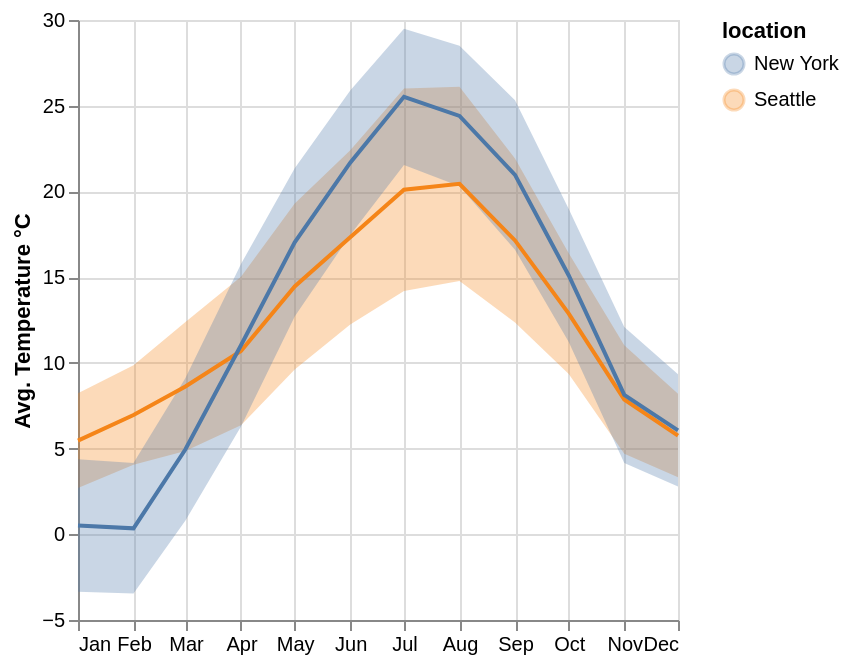

The notebook cell saved with this chart:
### Markdown cell above
We’d now like to combine these charts by layering the midpoint lines over the range areas. Using the syntax *chart1 + chart2*, we can specify that we want a new layered chart in which chart1 is the first layer and chart2 is a second layer drawn on top:

### Code cell
tempMinMax = alt.Chart(weather).mark_area(opacity=0.3).encode(
  alt.X('month(date):T', title=None, axis=alt.Axis(format='%b')),
  alt.Y('average(temp_max):Q', title='Avg. Temperature °C'), # Anpassung der Achsenbeschriftung
  alt.Y2('average(temp_min):Q'),
  alt.Color('location:N')
)

tempMid = alt.Chart(weather).mark_line().transform_calculate(
  temp_mid='(+datum.temp_min + +datum.temp_max) / 2'
).encode(
  alt.X('month(date):T'),
  alt.Y('average(temp_mid):Q'),
  alt.Color('location:N')
)

tempMinMax + tempMid

### Figure 1 — Vega specification as saved in the notebook (floating-point values rounded to 4 significant figures)
{"$schema": "https://vega.github.io/schema/vega/v6.json", "data": [{"name": "source_0"}, {"name": "data_0", "values": [{"month_date": "2012-01-01T00:00:00.000", "location": "Seattle", "average_temp_max": 8.229, "average_temp_min": 2.697}, {"month_date": "2012-02-01T00:00:00.000", "location": "Seattle", "average_temp_max": 9.86, "average_temp_min": 4.055}, {"month_date": "2012-03-01T00:00:00.000", "location": "Seattle", "average_temp_max": 12.39, "average_temp_min": 4.859}, {"month_date": "2012-04-01T00:00:00.000", "location": "Seattle", "average_temp_max": 15.02, "average_temp_min": 6.362}, {"month_date": "2012-05-01T00:00:00.000", "location": "Seattle", "average_temp_max": 19.3, "average_temp_min": 9.615}, {"month_date": "2012-06-01T00:00:00.000", "location": "Seattle", "average_temp_max": 22.4, "average_temp_min": 12.24}, {"month_date": "2012-07-01T00:00:00.000", "location": "Seattle", "average_temp_max": 26.0, "average_temp_min": 14.2}, {"month_date": "2012-08-01T00:00:00.000", "location": "Seattle", "average_temp_max": 26.11, "average_temp_min": 14.77}, {"month_date": "2012-09-01T00:00:00.000", "location": "Seattle", "average_temp_max": 21.92, "average_temp_min": 12.36}, {"month_date": "2012-10-01T00:00:00.000", "location": "Seattle", "average_temp_max": 16.39, "average_temp_min": 9.351}, {"month_date": "2012-11-01T00:00:00.000", "location": "Seattle", "average_temp_max": 11.02, "average_temp_min": 4.702}, {"month_date": "2012-12-01T00:00:00.000", "location": "Seattle", "average_temp_max": 8.194, "average_temp_min": 3.325}, {"month_date": "2012-01-01T00:00:00.000", "location": "New York", "average_temp_max": 4.376, "average_temp_min": -3.352}, {"month_date": "2012-02-01T00:00:00.000", "location": "New York", "average_temp_max": 4.153, "average_temp_min": -3.461}, {"month_date": "2012-03-01T00:00:00.000", "location": "New York", "average_temp_max": 9.12, "average_temp_min": 0.8024}, {"month_date": "2012-04-01T00:00:00.000", "location": "New York", "average_temp_max": 15.76, "average_temp_min": 6.287}, {"month_date": "2012-05-01T00:00:00.000", "location": "New York", "average_temp_max": 21.36, "average_temp_min": 12.71}, {"month_date": "2012-06-01T00:00:00.000", "location": "New York", "average_temp_max": 25.89, "average_temp_min": 17.47}, {"month_date": "2012-07-01T00:00:00.000", "location": "New York", "average_temp_max": 29.5, "average_temp_min": 21.54}, {"month_date": "2012-08-01T00:00:00.000", "location": "New York", "average_temp_max": 28.5, "average_temp_min": 20.3}, {"month_date": "2012-09-01T00:00:00.000", "location": "New York", "average_temp_max": 25.32, "average_temp_min": 16.6}, {"month_date": "2012-10-01T00:00:00.000", "location": "New York", "average_temp_max": 18.98, "average_temp_min": 11.21}, {"month_date": "2012-11-01T00:00:00.000", "location": "New York", "average_temp_max": 12.1, "average_temp_min": 4.158}, {"month_date": "2012-12-01T00:00:00.000", "location": "New York", "average_temp_max": 9.331, "average_temp_min": 2.784}], "transform": [{"type": "formula", "expr": "toDate(datum['month_date'])", "as": "month_date"}]}, {"name": "data_1", "values": [{"month_date": "2012-01-01T00:00:00.000", "location": "Seattle", "average_temp_mid": 5.463}, {"month_date": "2012-02-01T00:00:00.000", "location": "Seattle", "average_temp_mid": 6.958}, {"month_date": "2012-03-01T00:00:00.000", "location": "Seattle", "average_temp_mid": 8.623}, {"month_date": "2012-04-01T00:00:00.000", "location": "Seattle", "average_temp_mid": 10.69}, {"month_date": "2012-05-01T00:00:00.000", "location": "Seattle", "average_temp_mid": 14.46}, {"month_date": "2012-06-01T00:00:00.000", "location": "Seattle", "average_temp_mid": 17.32}, {"month_date": "2012-07-01T00:00:00.000", "location": "Seattle", "average_temp_mid": 20.1}, {"month_date": "2012-08-01T00:00:00.000", "location": "Seattle", "average_temp_mid": 20.44}, {"month_date": "2012-09-01T00:00:00.000", "location": "Seattle", "average_temp_mid": 17.14}, {"month_date": "2012-10-01T00:00:00.000", "location": "Seattle", "average_temp_mid": 12.87}, {"month_date": "2012-11-01T00:00:00.000", "location": "Seattle", "average_temp_mid": 7.862}, {"month_date": "2012-12-01T00:00:00.000", "location": "Seattle", "average_temp_mid": 5.76}, {"month_date": "2012-01-01T00:00:00.000", "location": "New York", "average_temp_mid": 0.5117}, {"month_date": "2012-02-01T00:00:00.000", "location": "New York", "average_temp_mid": 0.346}, {"month_date": "2012-03-01T00:00:00.000", "location": "New York", "average_temp_mid": 4.961}, {"month_date": "2012-04-01T00:00:00.000", "location": "New York", "average_temp_mid": 11.02}, {"month_date": "2012-05-01T00:00:00.000", "location": "New York", "average_temp_mid": 17.03}, {"month_date": "2012-06-01T00:00:00.000", "location": "New York", "average_temp_mid": 21.68}, {"month_date": "2012-07-01T00:00:00.000", "location": "New York", "average_temp_mid": 25.52}, {"month_date": "2012-08-01T00:00:00.000", "location": "New York", "average_temp_mid": 24.4}, {"month_date": "2012-09-01T00:00:00.000", "location": "New York", "average_temp_mid": 20.96}, {"month_date": "2012-10-01T00:00:00.000", "location": "New York", "average_temp_mid": 15.1}, {"month_date": "2012-11-01T00:00:00.000", "location": "New York", "average_temp_mid": 8.127}, {"month_date": "2012-12-01T00:00:00.000", "location": "New York", "average_temp_mid": 6.058}], "transform": [{"type": "formula", "expr": "toDate(datum['month_date'])", "as": "month_date"}]}, {"name": "data_0_color_domain_location_0", "values": [{"location": "Seattle"}, {"location": "New York"}]}, {"name": "data_1_color_domain_location_1", "values": [{"location": "Seattle"}, {"location": "New York"}]}], "marks": [{"type": "group", "name": "layer_0_pathgroup", "from": {"facet": {"data": "data_0", "name": "faceted_path_layer_0_main", "groupby": ["location"]}}, "encode": {"update": {"width": {"field": {"signal": null, "datum": null, "group": "width", "parent": null}}, "height": {"field": {"signal": null, "datum": null, "group": "height", "parent": null}}}}, "marks": [{"type": "area", "name": "layer_0_marks", "from": {"data": "faceted_path_layer_0_main"}, "sort": {"field": "x"}, "encode": {"update": {"fill": {"field": "location", "scale": "color"}, "defined": {"signal": "isValid(datum[\"month_date\"]) && isFinite(+datum[\"month_date\"]) && isValid(datum[\"average_temp_max\"]) && isFinite(+datum[\"average_temp_max\"])"}, "opacity": {"value": 0.3}, "y2": {"field": "average_temp_min", "scale": "y"}, "y": {"field": "average_temp_max", "scale": "y"}, "x": {"field": "month_date", "scale": "x"}, "orient": {"value": "vertical"}}}, "style": ["area"]}]}, {"type": "group", "name": "layer_1_pathgroup", "from": {"facet": {"data": "data_1", "name": "faceted_path_layer_1_main", "groupby": ["location"]}}, "encode": {"update": {"height": {"field": {"signal": null, "datum": null, "group": "height", "parent": null}}, "width": {"field": {"signal": null, "datum": null, "group": "width", "parent": null}}}}, "marks": [{"type": "line", "name": "layer_1_marks", "from": {"data": "faceted_path_layer_1_main"}, "sort": {"field": "x"}, "encode": {"update": {"x": {"field": "month_date", "scale": "x"}, "y": {"field": "average_temp_mid", "scale": "y"}, "defined": {"signal": "isValid(datum[\"month_date\"]) && isFinite(+datum[\"month_date\"]) && isValid(datum[\"average_temp_mid\"]) && isFinite(+datum[\"average_temp_mid\"])"}, "stroke": {"field": "location", "scale": "color"}}}, "style": ["line"]}]}], "scales": [{"name": "x", "type": "time", "domain": {"fields": [{"data": "data_0", "field": "month_date"}, {"data": "data_1", "field": "month_date"}]}, "range": [0, {"signal": "width"}]}, {"name": "y", "type": "linear", "domain": {"fields": [{"data": "data_0", "field": "average_temp_max"}, {"data": "data_0", "field": "average_temp_min"}, {"data": "data_1", "field": "average_temp_mid"}]}, "range": [{"signal": "height"}, 0], "zero": true, "nice": true}, {"name": "color", "type": "ordinal", "domain": {"fields": [{"data": "data_0_color_domain_location_0", "field": "location"}, {"data": "data_1_color_domain_location_1", "field": "location"}], "sort": true}, "range": "category"}], "axes": [{"scale": "x", "domain": false, "orient": "bottom", "grid": true, "minExtent": 0, "tickMinStep": {"signal": "datetime(2001, 1, 1, 0, 0, 0, 0) - datetime(2001, 0, 1, 0, 0, 0, 0)"}, "ticks": false, "gridScale": "y", "labels": false, "zindex": 0, "aria": false, "maxExtent": 0}, {"scale": "y", "ticks": false, "maxExtent": 0, "gridScale": "x", "zindex": 0, "domain": false, "orient": "left", "minExtent": 0, "grid": true, "aria": false, "labels": false, "tickCount": {"signal": "ceil(height/40)"}}, {"scale": "x", "orient": "bottom", "format": "%b", "grid": false, "labelFlush": true, "labelOverlap": true, "tickMinStep": {"signal": "datetime(2001, 1, 1, 0, 0, 0, 0) - datetime(2001, 0, 1, 0, 0, 0, 0)"}, "zindex": 0}, {"scale": "y", "grid": false, "labelOverlap": true, "tickCount": {"signal": "ceil(height/40)"}, "zindex": 0, "title": "Avg. Temperature °C", "orient": "left"}], "legends": [{"fill": "color", "symbolType": "circle", "title": "location", "encode": {"symbols": {"update": {"opacity": {"value": 0.3}}}}, "stroke": "color"}], "width": 300, "background": "white", "style": "cell", "height": 300, "padding": 5}
